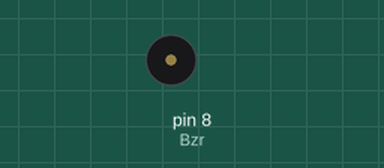
A sketch run on a simulated Arduino Uno, built with avr-gcc and run on an emulated ATmega328P. On the bench: buzzer (waves = sounding).

Above: at 0.6 s.
At 6.15 s:
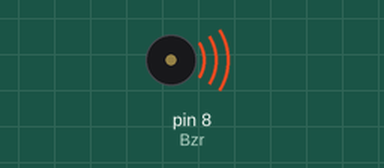
Timing chart, 0 to 6.9 s (numbered marks = the images above):
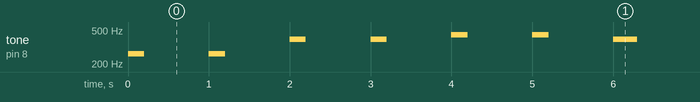

The sketch:

Twinkle.ino
```cpp
int twinkle[] = {262,262,392,392,440,440,392,349,349,330,330,294,294,262};int durtwinkle[] = {200, 200, 200, 200, 200, 200, 300, 200, 200, 200, 200, 200, 200, 300};

const int Bzr = 8;

void setup() {

pinMode(Bzr,OUTPUT);

}

void loop() {

  for(int i=0;i<14;i++){
  tone(Bzr,twinkle[i], durtwinkle[i]);
  delay(1000);
  }

}
```

Measured:
- by itself, tone on pin 8 (Bzr): plays 262 Hz for 0.20 s, 262 Hz for 0.20 s, 392 Hz for 0.20 s, 392 Hz for 0.20 s, 440 Hz for 0.20 s, 440 Hz for 0.20 s … (130 notes in this stretch)
